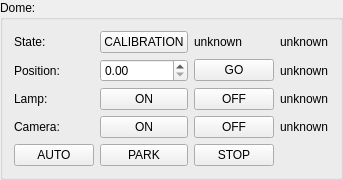
     <widget class="QGroupBox" name="groupBox_8">
      <property name="title">
       <string>Dome:</string>
      </property>
      <layout class="QGridLayout" name="gridLayout_9">
       <item row="5" column="0">
        <widget class="QPushButton" name="dome_auto_BT">
         <property name="text">
          <string>AUTO</string>
         </property>
        </widget>
       </item>
       <item row="3" column="0">
        <widget class="QLabel" name="label_35">
         <property name="text">
          <string>Lamp:</string>
         </property>
        </widget>
       </item>
       <item row="3" column="1">
        <widget class="QPushButton" name="dome_lamp_on_BT">
         <property name="text">
          <string>ON</string>
         </property>
        </widget>
       </item>
       <item row="0" column="2">
        <widget class="QLabel" name="global_state_dome_LB">
         <property name="text">
          <string>unknown</string>
         </property>
        </widget>
       </item>
       <item row="0" column="1">
        <widget class="QPushButton" name="dome_calibration_BT">
         <property name="text">
          <string>CALIBRATION</string>
         </property>
        </widget>
       </item>
       <item row="1" column="2">
        <widget class="QPushButton" name="dome_position_BT">
         <property name="text">
          <string>GO</string>
         </property>
        </widget>
       </item>
       <item row="5" column="2">
        <widget class="QPushButton" name="dome_stop_BT">
         <property name="text">
          <string>STOP</string>
         </property>
        </widget>
       </item>
       <item row="3" column="2">
        <widget class="QPushButton" name="dome_lamp_off_BT">
         <property name="text">
          <string>OFF</string>
         </property>
        </widget>
       </item>
       <item row="0" column="0">
        <widget class="QLabel" name="label_40">
         <property name="text">
          <string>State:</string>
         </property>
        </widget>
       </item>
       <item row="5" column="1">
        <widget class="QPushButton" name="dome_park_BT">
         <property name="text">
          <string>PARK</string>
         </property>
        </widget>
       </item>
       <item row="3" column="3">
        <widget class="QLabel" name="dome_lamp_LB">
         <property name="text">
          <string>unknown</string>
         </property>
        </widget>
       </item>
       <item row="1" column="3">
        <widget class="QLabel" name="dome_position_LB">
         <property name="text">
          <string>unknown</string>
         </property>
        </widget>
       </item>
       <item row="1" column="0">
        <widget class="QLabel" name="label_4">
         <property name="text">
          <string>Position:</string>
         </property>
        </widget>
       </item>
       <item row="0" column="3">
        <widget class="QLabel" name="dome_calibration_LB">
         <property name="text">
          <string>unknown</string>
         </property>
        </widget>
       </item>
       <item row="1" column="1">
        <widget class="QDoubleSpinBox" name="dome_position_DSB">
         <property name="maximum">
          <double>359.990000000000009</double>
         </property>
        </widget>
       </item>
       <item row="4" column="0">
        <widget class="QLabel" name="label_37">
         <property name="text">
          <string>Camera:</string>
         </property>
        </widget>
       </item>
       <item row="4" column="1">
        <widget class="QPushButton" name="dome_camera_power_on_BT">
         <property name="text">
          <string>ON</string>
         </property>
        </widget>
       </item>
       <item row="4" column="2">
        <widget class="QPushButton" name="dome_camera_power_off_BT">
         <property name="text">
          <string>OFF</string>
         </property>
        </widget>
       </item>
       <item row="4" column="3">
        <widget class="QLabel" name="dome_camera_power_LB">
         <property name="text">
          <string>unknown</string>
         </property>
        </widget>
       </item>
      </layout>
     </widget>
